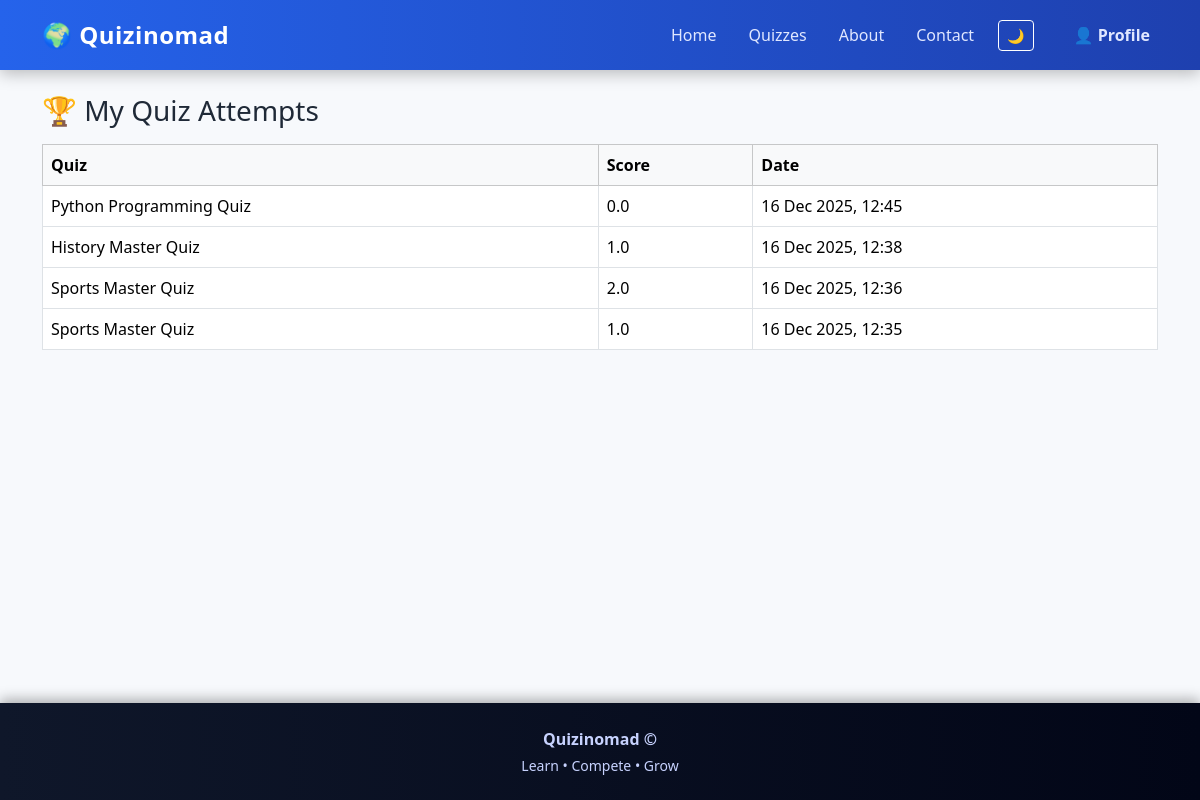
Screenshot of /my-scores/ (signed in) with the database file from the repository.
### myapp/models.py (models this page shows, shortened)
class Attempt(models.Model):
    user = models.ForeignKey(
        User,
        related_name="attempts",
        on_delete=models.CASCADE
    )
    quiz = models.ForeignKey(
        Quiz,
        related_name="attempts",
        on_delete=models.CASCADE
    )
    score = models.FloatField(default=0)
    total_marks = models.FloatField(default=0)
    started_at = models.DateTimeField(auto_now_add=True)
    completed_at = models.DateTimeField(null=True, blank=True)

class Quiz(models.Model):
    title = models.CharField(max_length=200)
    description = models.TextField(blank=True)
    overview = models.TextField(
        blank=True,
        help_text="Short overview shown on quiz detail page"
    )
    rules = models.TextField(
        blank=True,
        help_text="Quiz rules (time, attempts, marking)"
    )
    topics_covered = models.TextField(
        blank=True,
        help_text="Comma separated topics"
    )
    difficulty_label = models.CharField(
        max_length=50,
        blank=True,
        help_text="Easy / Medium / Hard / Mixed"
    )
    category = models.ForeignKey(
        Category,
        related_name="quizzes",
        on_delete=models.SET_NULL,
        null=True,
        blank=True
    )
    time_limit = models.PositiveIntegerField(default=20)
    is_published = models.BooleanField(default=False)
    created_at = models.DateTimeField(auto_now_add=True)

### myapp/views.py (the view)
# urls.py: path("my-scores/", views.my_scores, name="my_scores"),
@login_required
def my_scores(request):
    attempts = Attempt.objects.filter(user=request.user).order_by("-completed_at")
    return render(request, "myapp/my_scores.html", {
        "attempts": attempts,
    })

### myapp/templates/myapp/my_scores.html (shortened to what this page needs)
{% extends "myapp/base.html" %}
{% block content %}
<h3 class="mb-3">🏆 My Quiz Attempts</h3>
{% if attempts %}
<table class="table table-bordered table-hover">
  <thead class="table-light">
    <tr>
      <th>Quiz</th>
      <th>Score</th>
      <th>Date</th>
    </tr>
  </thead>
  <tbody>
    {% for a in attempts %}
    <tr>
      <td>{{ a.quiz.title }}</td>
      <td>{{ a.score }}</td>
      <td>{{ a.completed_at|date:"d M Y, H:i" }}</td>
    </tr>
    {% endfor %}
  </tbody>
</table>
{% else %}
<p>You have not attempted any quizzes yet.</p>
{% endif %}
{% endblock %}

### static/myapp/css/style.css (style rules this page uses)
:root { --bg-main: #f7f9fc; --text-main: #1f2937; --nav-gradient: linear-gradient(90deg, #2563eb, #1e40af); --footer-gradient: linear-gradient(90deg, #0f172a, #020617); --card-bg: #ffffff; --accent: #38bdf8; }
body { background-color: var(--bg-main); color: var(--text-main); font-family: system-ui, -apple-system, BlinkMacSystemFont, "Segoe UI", sans-serif; transition: background 0.3s ease, color 0.3s ease; }

### rows the page displays
Attempt: quiz "Python Programming Quiz", score "0.0", completed_at "16 Dec 2025, 12:45"
Attempt: quiz "History Master Quiz", score "1.0", completed_at "16 Dec 2025, 12:38"
Attempt: quiz "Sports Master Quiz", score "2.0", completed_at "16 Dec 2025, 12:36"
Attempt: quiz "Sports Master Quiz", score "1.0", completed_at "16 Dec 2025, 12:35"
